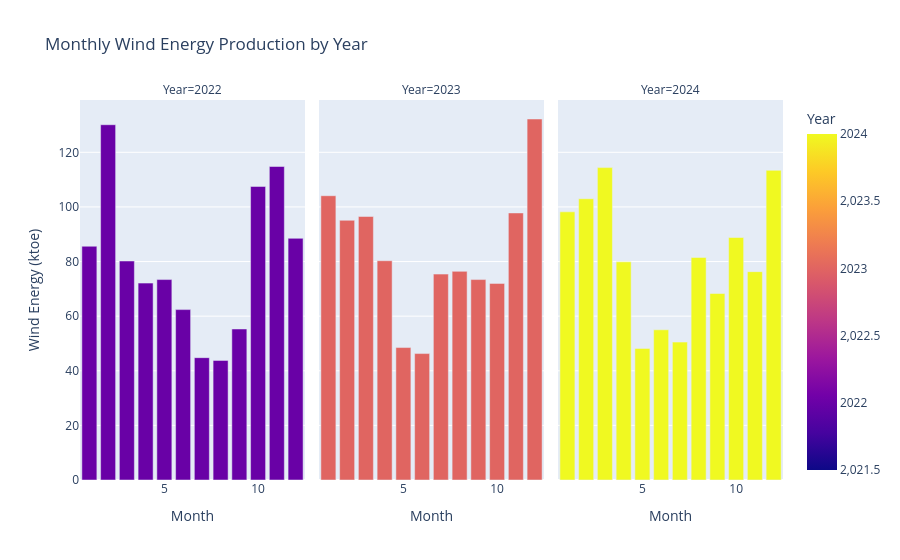

Write notebook code for a chart like this one.
### Code cell
fig = px.bar(
    filtered_data,
    x='Month_Numeric',   
    y='Wind',             
    color='Year',         
    barmode='group',      
    facet_col='Year',    # splits charts horizontally
    labels={'Month_Numeric':'Month', 'Wind':'Wind Energy (ktoe)'},
    title='Monthly Wind Energy Production by Year'
)

fig.update_layout(barmode='group')
fig.show()

### Figure 1 — Plotly figure (JSON) as saved in the notebook; plotly's stock layout.template omitted (floating-point values rounded to 4 significant figures)
{"data": [{"alignmentgroup": "True", "hovertemplate": "Year=%{marker.color}<br>Month=%{x}<br>Wind Energy (ktoe)=%{y}<extra></extra>", "legendgroup": "", "marker": {"color": [2022, 2022, 2022, 2022, 2022, 2022, 2022, 2022, 2022, 2022, 2022, 2022], "coloraxis": "coloraxis", "pattern": {"shape": ""}}, "name": "", "offsetgroup": "", "orientation": "v", "showlegend": false, "textposition": "auto", "type": "bar", "x": [1, 2, 3, 4, 5, 6, 7, 8, 9, 10, 11, 12], "xaxis": "x", "y": [85.6, 130.1, 80.2, 72.1, 73.4, 62.4, 44.8, 43.8, 55.3, 107.5, 114.8, 88.5], "yaxis": "y"}, {"alignmentgroup": "True", "hovertemplate": "Year=%{marker.color}<br>Month=%{x}<br>Wind Energy (ktoe)=%{y}<extra></extra>", "legendgroup": "", "marker": {"color": [2023, 2023, 2023, 2023, 2023, 2023, 2023, 2023, 2023, 2023, 2023, 2023], "coloraxis": "coloraxis", "pattern": {"shape": ""}}, "name": "", "offsetgroup": "", "orientation": "v", "showlegend": false, "textposition": "auto", "type": "bar", "x": [1, 2, 3, 4, 5, 6, 7, 8, 9, 10, 11, 12], "xaxis": "x2", "y": [104.1, 95.1, 96.5, 80.3, 48.5, 46.3, 75.4, 76.4, 73.4, 72, 97.8, 132.2], "yaxis": "y2"}, {"alignmentgroup": "True", "hovertemplate": "Year=%{marker.color}<br>Month=%{x}<br>Wind Energy (ktoe)=%{y}<extra></extra>", "legendgroup": "", "marker": {"color": [2024, 2024, 2024, 2024, 2024, 2024, 2024, 2024, 2024, 2024, 2024, 2024], "coloraxis": "coloraxis", "pattern": {"shape": ""}}, "name": "", "offsetgroup": "", "orientation": "v", "showlegend": false, "textposition": "auto", "type": "bar", "x": [1, 2, 3, 4, 5, 6, 7, 8, 9, 10, 11, 12], "xaxis": "x3", "y": [98.2, 103, 114.4, 79.9, 48.2, 55, 50.5, 81.5, 68.3, 88.8, 76.3, 113.4], "yaxis": "y3"}], "layout": {"annotations": [{"font": {}, "showarrow": false, "text": "Year=2022", "x": 0.16, "xanchor": "center", "xref": "paper", "y": 1, "yanchor": "bottom", "yref": "paper"}, {"font": {}, "showarrow": false, "text": "Year=2023", "x": 0.5, "xanchor": "center", "xref": "paper", "y": 1, "yanchor": "bottom", "yref": "paper"}, {"font": {}, "showarrow": false, "text": "Year=2024", "x": 0.84, "xanchor": "center", "xref": "paper", "y": 1, "yanchor": "bottom", "yref": "paper"}], "barmode": "group", "coloraxis": {"colorbar": {"title": {"text": "Year"}}, "colorscale": [[0, "#0d0887"], [0.1111, "#46039f"], [0.2222, "#7201a8"], [0.3333, "#9c179e"], [0.4444, "#bd3786"], [0.5556, "#d8576b"], [0.6667, "#ed7953"], [0.7778, "#fb9f3a"], [0.8889, "#fdca26"], [1, "#f0f921"]]}, "legend": {"tracegroupgap": 0}, "title": {"text": "Monthly Wind Energy Production by Year"}, "xaxis": {"anchor": "y", "domain": [0, 0.32], "title": {"text": "Month"}}, "xaxis2": {"anchor": "y2", "domain": [0.34, 0.66], "matches": "x", "title": {"text": "Month"}}, "xaxis3": {"anchor": "y3", "domain": [0.68, 1.0], "matches": "x", "title": {"text": "Month"}}, "yaxis": {"anchor": "x", "domain": [0, 1], "title": {"text": "Wind Energy (ktoe)"}}, "yaxis2": {"anchor": "x2", "domain": [0, 1], "matches": "y", "showticklabels": false}, "yaxis3": {"anchor": "x3", "domain": [0, 1], "matches": "y", "showticklabels": false}}}
